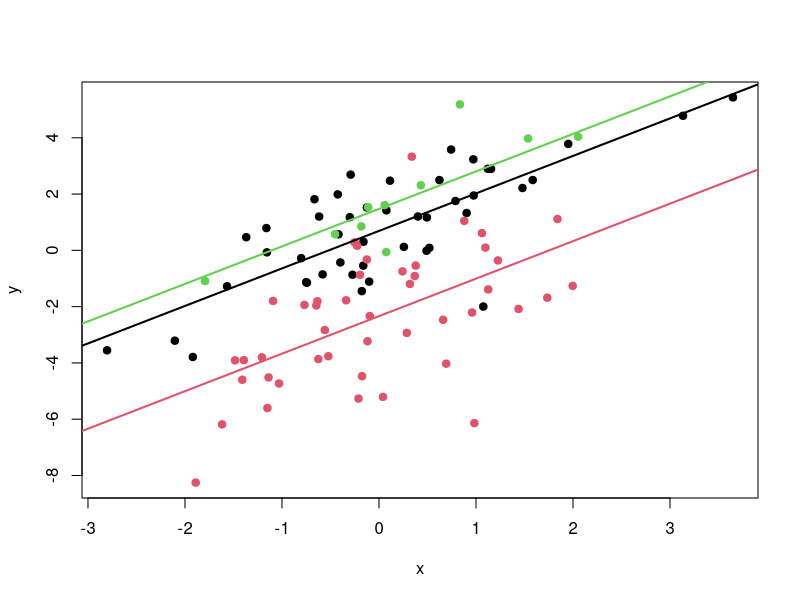
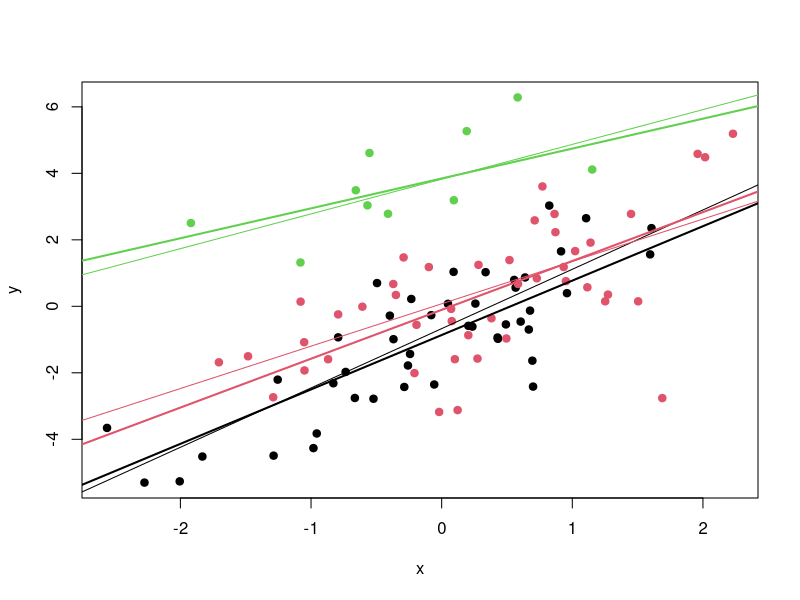

These figures' R source, in order:
## Quick example script for hierarchical modeling

require(lme4)

# For simplicity of exposition, let's imagine 1 continuous explanatory variable, x,
#   one grouping variable, gpr, and a continous outcome, y.

# data for a varying-intercept model

N <- 100
x <- rnorm(N)
grp <- c(rep(1, 45), rep(2, 45), rep(3, 10))
intercept_values <- rnorm(3, 0, 2)
intercepts <- c(rep(intercept_values[1], 45), rep(intercept_values[2], 45), rep(intercept_values[3], 10))
grp_errors <- c(rnorm(45, 0, .8), rnorm(45, 0, 1.5), rnorm(10, 0, 1))
errors <- rnorm(N)
y <- intercepts + 1.5*x + grp_errors + errors
plot(x,y,col=grp, pch=19)

# Varying-intercept model.
# aka random effect on intercept, fixed effect on slope
vimod <- lmer(y ~ x + (1|grp)  )
summary(vimod)
intercept_values
coefficients(vimod)
est_intercepts <- coefficients(vimod)$grp[,1]
est_slope <- coefficients(vimod)$grp[1,2]
abline(est_intercepts[1], est_slope, col=1, lwd=2)
abline(est_intercepts[2], est_slope, col=2, lwd=2)
abline(est_intercepts[3], est_slope, col=3, lwd=2)



# data for a varying-intercept, varying-slope model

N <- 100
x <- rnorm(N)
grp <- c(rep(1, 45), rep(2, 45), rep(3, 10))
intercept_values <- rnorm(3, 0, 2)
slope_values <- rnorm(3, 1.5, .5)
slopes <- c(rep(slope_values[1], 45), rep(slope_values[2], 45), rep(slope_values[3], 10))
intercepts <- c(rep(intercept_values[1], 45), rep(intercept_values[2], 45), rep(intercept_values[3], 10))
grp_errors <- c(rnorm(45, 0, .8), rnorm(45, 0, 1.5), rnorm(10, 0, 1))
errors <- rnorm(N)
y <- intercepts + slopes*x + grp_errors + errors
plot(x,y,col=grp, pch=19)

# plot the truth...
abline(intercept_values[1], slope_values[1], col=1)
abline(intercept_values[2], slope_values[2], col=2)
abline(intercept_values[3], slope_values[3], col=3)

# Varying-intercept, varying-slope model.
# aka random effect on intercept and slope
vimod <- lmer(y ~ x + (x|grp)  )
summary(vimod)
coefficients(vimod)
intercept_values
slope_values
est_intercepts <- coefficients(vimod)$grp[,1]
est_slope <- coefficients(vimod)$grp[,2]
abline(est_intercepts[1], est_slope[1], col=1, lwd=2)
abline(est_intercepts[2], est_slope[2], col=2, lwd=2)
abline(est_intercepts[3], est_slope[3], col=3, lwd=2)


# Exercise for the reader:
# Group==3 is small. How would we go about showing that a hierarhcical model has
#  estimated a "better" intercept or slope for that group? How might we use repeated
#  simulations to show that hierarhcical modeling is better on average, even if not in all cases?


